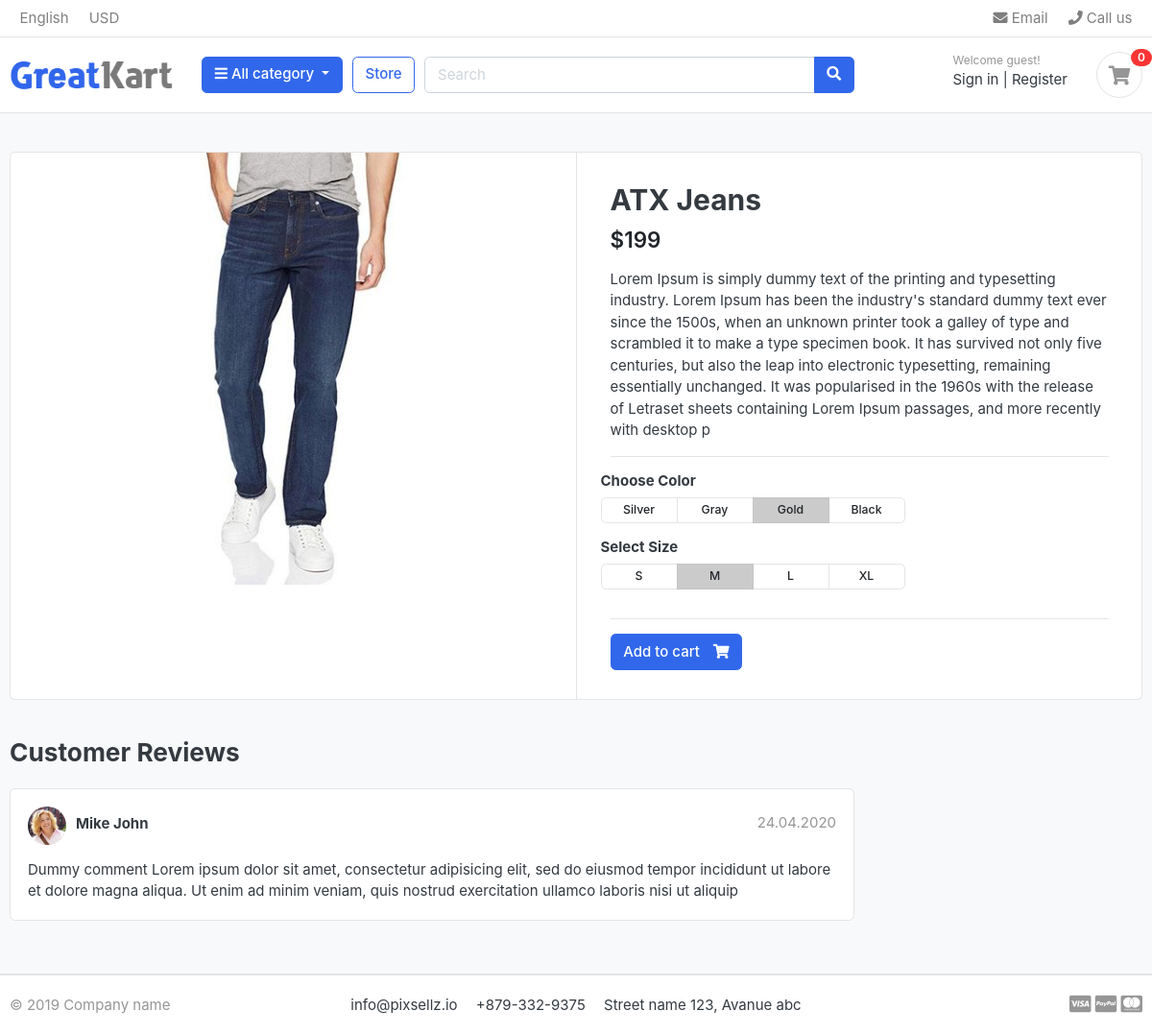
The page /store/jeans/atx-jeans on the database its author committed.
### store/models.py (models this page shows, shortened)
class Product(models.Model):
    product_name = models.CharField(max_length=200, unique=True)
    slug = models.SlugField(max_length=200,unique=True)
    description = models.TextField(max_length=500, blank=True, null=True)
    price = models.IntegerField()
    images = models.ImageField(upload_to='photos/products')
    stock = models.IntegerField()
    is_available = models.BooleanField(default=True)
    category = models.ForeignKey(Category, on_delete=models.CASCADE)
    created_date = models.DateTimeField(auto_now_add=True)
    modified_date = models.DateTimeField(auto_now=True)

### store/views.py (the view)
# urls.py: path('<slug:category_slug>/<slug:product_slug>', views.product_detail, name='product_detail'),
def product_detail(request, category_slug, product_slug):
    try:
        single_product = Product.objects.get(category__slug = category_slug, slug=product_slug)
    except Exception as e:
        raise e
    context = {'single_product': single_product}
    return render(request,'store/product_detail.html',context)

### category/context_processors.py (called while the page is built)
def category_links(request):
    links = Category.objects.all()
    return dict(category_links=links)

### category/models.py (called while the page is built)
    def get_url(self):
        return reverse('products_by_category', args=[self.slug])

### templates/store/product_detail.html
{% extends 'base.html' %}
{% load static %}
{% block content %}
<section class="section-content padding-y bg">
<div class="container">
<div class="card">
	<div class="row no-gutters">
		<aside class="col-md-6">
<article class="gallery-wrap">
	<div class="img-big-wrap">
	   <a href="#"><img src="{{single_product.images.url}}"></a>
	</div>
</article>
		</aside>
		<main class="col-md-6 border-left">
<article class="content-body">
<h2 class="title">{{single_product.product_name}}</h2>
<div class="mb-3">
	<var class="price h4">${{single_product.price}}</var>
</div>
<p>{{single_product.description}}</p>
<hr>
	<div class="row">
		<div class="item-option-select">
			<h6>Choose Color</h6>
			<div class="btn-group btn-group-sm btn-group-toggle" data-toggle="buttons">
			  <label class="btn btn-light">
			    <input type="radio" name="radio_color"> Silver
			  </label>
			  <label class="btn btn-light">
			    <input type="radio" name="radio_color" > Gray
			  </label>
			  <label class="btn btn-light active">
			    <input type="radio" name="radio_color checked"> Gold
			  </label>
			  <label class="btn btn-light">
			    <input type="radio" name="radio_color"> Black
			  </label>
			</div>
		</div>
	</div>
	<div class="row">
		<div class="item-option-select">
			<h6>Select Size</h6>
			<div class="btn-group btn-group-sm btn-group-toggle" data-toggle="buttons">
			  <label class="btn btn-light">
			    <input type="radio" name="radio_color"> S
			  </label>
			  <label class="btn btn-light active">
			    <input type="radio" name="radio_color" checked> M
			  </label>
			  <label class="btn btn-light">
			    <input type="radio" name="radio_color"> L
			  </label>
			  <label class="btn btn-light">
			    <input type="radio" name="radio_color"> XL
			  </label>
			</div>
		</div>
	</div>
	<hr>
    {% if single_product.stock <= 0 %}
    <h5 class="text-danger "> Out of Stock </h5>
    {% else %}
	<a href="./product-detail.html" class="btn  btn-primary"> <span class="text">Add to cart</span> <i class="fas fa-shopping-cart"></i>  </a>
    {% endif %}
</article>
		</main>
	</div>
</div>
<br>
<div class="row">
			<div class="col-md-9">
	<header class="section-heading">
		<h3>Customer Reviews </h3>
	</header>
	<article class="box mb-3">
		<div class="icontext w-100">
			<img src="{% static '/images/avatars/avatar1.jpg' %}" class="img-xs icon rounded-circle">
			<div class="text">
				<span class="date text-muted float-md-right">24.04.2020 </span>
				<h6 class="mb-1">Mike John </h6>
			</div>
		</div>
		<div class="mt-3">
			<p>
				Dummy comment Lorem ipsum dolor sit amet, consectetur adipisicing elit, sed do eiusmod
				tempor incididunt ut labore et dolore magna aliqua. Ut enim ad minim veniam,
				quis nostrud exercitation ullamco laboris nisi ut aliquip
			</p>
		</div>
	</article>
	</div>
</div>
</div>
</section>
{% endblock content %}

### static/css/ui.css (style rules this page uses)
html { font-family: "Inter", sans-serif; font-size: 15px; }
.content-body { flex: 1 1 auto; padding: 2rem 2.3rem; }
.img-xs, .img-sm, .img-md, .img-lg { -o-object-fit: cover; object-fit: cover; flex-shrink: 0; flex-grow: 0; }
.img-xs { width: 40px; height: 40px; }
.padding-y { padding-top: 40px; padding-bottom: 40px; }
var { font-style: normal; }
article:after, .form-group:after { display: block; clear: both; content: ""; }
.bg { background-color: #f8f9fa; }
.section-heading { margin-bottom: 20px; margin-top: 15px; }
p:last-child { margin-bottom: 0; }
.btn-light { background-color: #fff; border-color: #e4e4e4; }
.btn .text + i { margin-left: 10px; }
.icontext { display: inline-flex; align-items: center; vertical-align: middle; }
.icontext .text { width: 100%; line-height: 1.2; }
.icontext .icon { position: relative; margin-right: 10px; flex-shrink: 0; flex-grow: 0; }
.price { font-weight: 600; color: #212529; }
.box { padding: 18px; background: #fff; border-radius: 0.37rem; border: 1px solid #e4e4e4; }
.box img { max-width: 100%; }
.gallery-wrap .img-big-wrap { margin-bottom: 10px; border-radius: 0.37rem; overflow: hidden; background-color: #fff; }
.gallery-wrap .img-big-wrap a { text-align: center; display: block; }
.gallery-wrap .img-big-wrap img { height: 450px; width: auto; display: inline-block; }
.item-option-select { margin-bottom: 1rem; display: inline-block; margin-right: 15px; }
.item-option-select .btn { min-width: 80px; }

### rows shown on the page
Product: images (picture), product_name "ATX Jeans", price "199", description "Lorem Ipsum is simply dummy text of the printing and typesetting industry. Lorem Ipsum has been the industry's standard dummy text ever since the 1500s, when an unknown printer took a galley of type and scrambled it to make a type specimen book. It has survived not only five centuries, but also the leap into electronic typesetting, remaining essentially unchanged. It was popularised in the 1960s with the release of Letraset sheets containing Lorem Ipsum passages, and more recently with desktop p"
